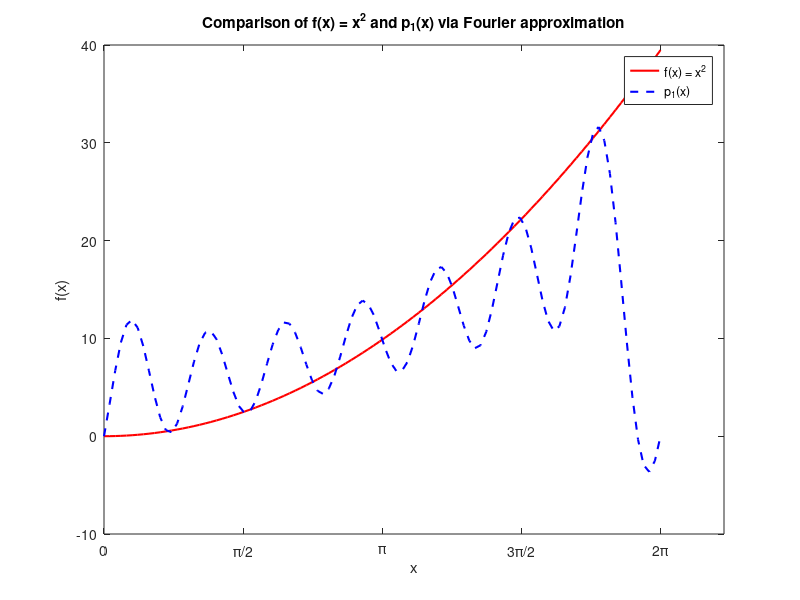
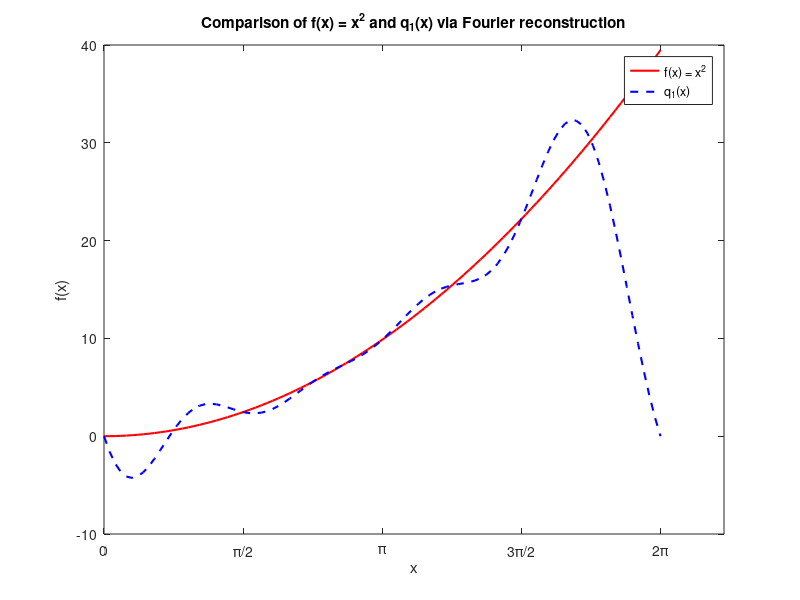

The MATLAB source for these figures, in order:
% Exercise 1
disp("Exercise 1:");
A = [1 0 1; 2 1 0; -1 -2 3; 0 -1 2];
b = [1; 1; 2; -2];

x_star = A \ b;
closestPoint = A * x_star;
disp(closestPoint);

% Exercise 2
disp("Exercise 2:");
A = [1 2 -1; 0 -2 3; 1 5 -1; -3 1 1];
b = [0; 5; 6; 8];

disp("Calculate least square via x* = (A^T * A)^-1 * A^T * b:");
x_star = (A' * A)^-1 * A' * b;
disp(x_star);

function x = myBackwardSubstitution(U, c)
    [n_U, m_U] = size(U);
    [n_c, m_c] = size(c);

    % Check matrices dimensions
    if n_c ~= n_U || m_U ~= n_U || m_c ~= 1
        error("Dimensions of U is not n*n or c is not n*1.");
    end

    x = zeros(n_U, 1); % Initialize solution vector
    
    % Iterate through the rows in ascending order
    for i = n_U: -1: 1
        sum = c(i); % Acquire RHS values for the current row
        
        % Subtract the already computed x values
        for j = i + 1: n_U
            sum = sum - U(i, j) * x(j);
        end

        % Divide the diagonal element
        x(i) = sum / U(i, i);
    end
end

[Q, R] = qr(A, 0); % "Economy-sized" QR for optimized use on A with more rows than cols
x_qrstar = myBackwardSubstitution(R, Q' * b);
disp("Least square using QR-factorization:");
disp(x_qrstar);

% Exercise 3
disp("Exercise 3:");
years = 1989:1999;
prices = [86.4, 89.8, 92.8, 96.0, 99.6, 103.1, 106.3, 109.5, 113.3, 120.0, 129.5];
x = years - 1989; % Use base to turn years into 0, 1, ..., 10

% Construct A matrix where 1st col = constant 1; 2nd col = years starting
% from 0
A = [ones(length(x), 1) x'];
b = prices'; % transposed to vertical vector

x_star = (A' * A)^-1 * A' * b;

% Acquire equation from x_star
alpha = x_star(1);
beta = x_star(2);
fprintf("Equation of least square line is about: y = %.2f + %.2fx\n", alpha, beta);

% Estimate the median price of a house in the year 2005 & 2010
x_2005 = 2005 - 1989;
x_2010 = 2010 - 1989;
price_2005 = alpha + x_2005 * beta;
price_2010 = alpha + x_2010 * beta;

fprintf("Estimated median price in 2005: $%.2f thousand\n", price_2005);
fprintf("Estimated median price in 2010: $%.2f thousand\n\n", price_2010);

% Exercise 4
disp("Exercise 4:");
% Part a:
n = 8; % # of sample points
f = zeros(n, 1); % init sample vector f

% Compute f(j * (2pi)/8) for j = 0, 1, ..., 7
for j = 0:n-1
    x = (j * 2 * pi) / n;
    f(j + 1) = x^2; % solves f(x) & accounts for matlab indexing
end

% Part b:
zeta_8 = exp(1i * 2 * pi / n); % ζ8
omega = zeros(n, n); % matrix to hold w_ks

for k = 0:n-1
    for j = 0:n-1
        omega(j + 1, k + 1) = zeta_8^(j * k); % ζ8
    end
end

% Part c:
c = zeros(n, 1); % init coefficient vector

for k = 1:n
    c(k) = (1 / n) * dot(omega(:, k), f);  % Compute the inner product and scale by 1/8
end

% Part d:
x = linspace(0, 2*pi, 100); % range of values from 0 to 2*pi

%p1 = real(c(1)) * ones(size(x)); % % real part init with 1st term
p1 = zeros(size(x));
for k = 0:n-1
    p1 = p1 + real(c(k + 1)) * cos(k * x) - imag(c(k + 1)) * sin(k * x);
end

% Part e:
f_x = x.^2; % f(x) = x^2

% Plot f(x) and p_1(x)
figure;
plot(x, f_x, "r-", "LineWidth", 1.5);
hold on;
plot(x, p1, 'b--', 'LineWidth', 1.5);
hold off;

xticks([0 pi/2 pi 3*pi/2 2*pi]);
xticklabels({'0', '\pi/2', '\pi', '3\pi/2', '2\pi'});

% Labels
title("Comparison of f(x) = x^2 and p_1(x) via Fourier approximation");
xlabel("x");
ylabel("f(x)");
legend("f(x) = x^2", "p_1(x)");

% Part f:
zeta_8 = exp(1i * 2 * pi / n); % ζ8
omega = zeros(n, n); % matrix to hold w_ks

% Iterate over k from -4 to 3
i = 1;
for k = -4:3
    for j = 0:n-1
        omega(j + 1, i) = zeta_8^(j * k); % ζ8
    end
    i = i + 1;
end

c = zeros(n, 1); % init modified coefficient vector

for k = 1:n
    c(k) = (1 / n) * dot(omega(:, k), f);  % Compute the inner product and scale by 1/8
end

% Part g:
q1 = zeros(size(x));

i = 1; % To keep track of c vector position to read from
for k =-4:3
    q1 = q1 + real(c(i)) * cos(k * x) - imag(c(i)) * sin(k * x);
    i = i + 1;
end

% Part h:
figure;
plot(x, f_x, "r-", "LineWidth", 1.5);
hold on;
plot(x, q1, 'b--', 'LineWidth', 1.5);
hold off;

xticks([0 pi/2 pi 3*pi/2 2*pi]);
xticklabels({'0', '\pi/2', '\pi', '3\pi/2', '2\pi'});

% Labels
title("Comparison of f(x) = x^2 and q_1(x) via Fourier reconstruction");
xlabel("x");
ylabel("f(x)");
legend("f(x) = x^2", "q_1(x)");
